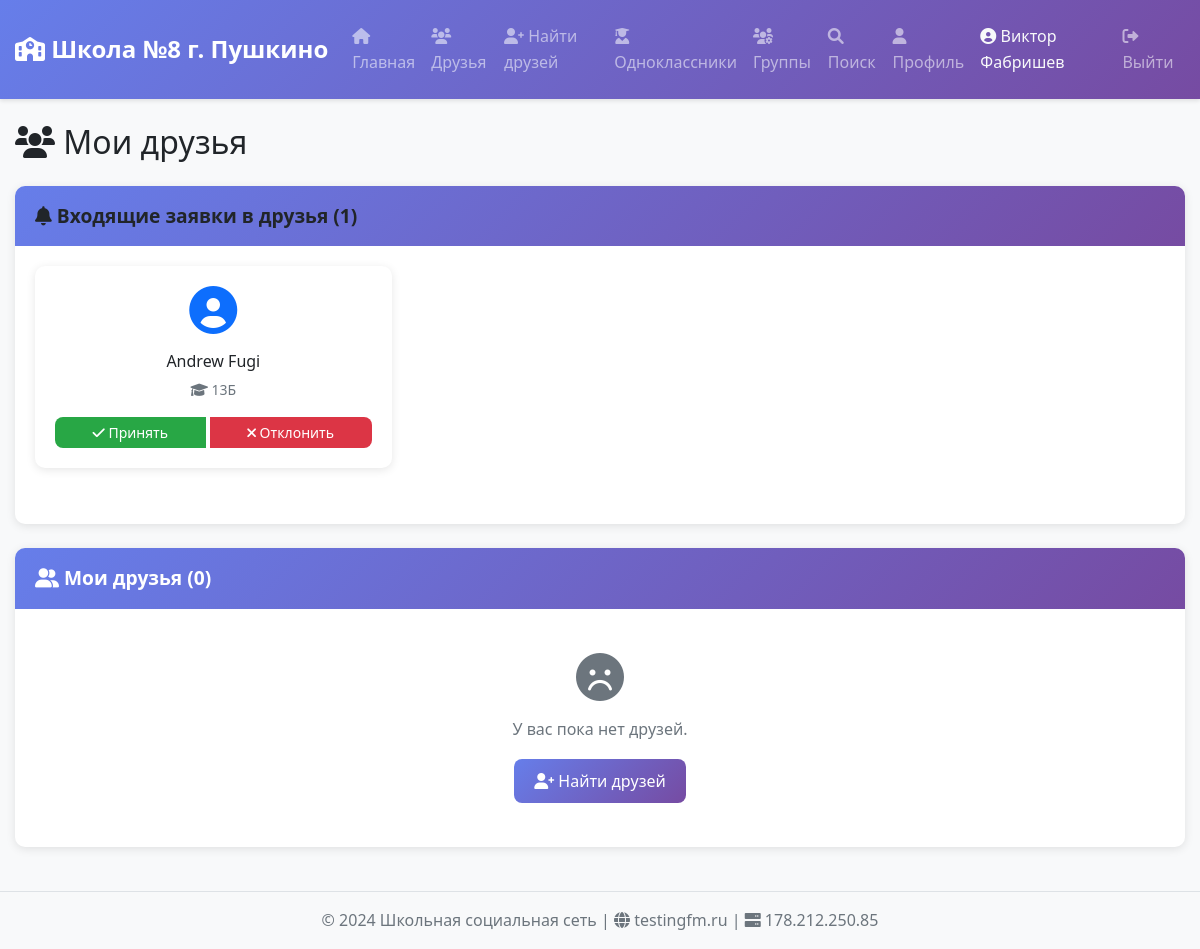
The page /friends (signed in) on the database its author committed.
### models.py (models this page shows, shortened)
class User(UserMixin, db.Model):
    __tablename__ = 'users'
    id = db.Column(db.Integer, primary_key=True)
    email = db.Column(db.String(120), unique=True, nullable=False)
    password = db.Column(db.String(200), nullable=False)
    first_name = db.Column(db.String(50), nullable=False)
    last_name = db.Column(db.String(50), nullable=False)
    class_name = db.Column(db.String(20), nullable=False)
    created_at = db.Column(db.DateTime, default=datetime.utcnow)
    sent_friendships = db.relationship('Friendship',
                                        foreign_keys='Friendship.user1_id',
                                        backref='user1', lazy=True)
    received_friendships = db.relationship('Friendship',
                                          foreign_keys='Friendship.user2_id',
                                          backref='user2', lazy=True)
    @property
    def is_authenticated(self):
        return True

### app.py (the view, shortened to what this page needs)
@app.route('/friends')
@login_required
def friends():
    friendships = Friendship.query.filter(
        ((Friendship.user1_id == current_user.id) | (Friendship.user2_id == current_user.id)) &
        (Friendship.status == 'accepted')
    ).all()
    friends = []
    incoming_requests = Friendship.query.filter(
        (Friendship.user2_id == current_user.id) &
        (Friendship.status == 'pending')
    ).all()
    incoming_users = []
    for request in incoming_requests:
        user = User.query.get(request.user1_id)
        if user:
            incoming_users.append({'user': user, 'friendship_id': request.id})
    outgoing_requests = Friendship.query.filter(
        (Friendship.user1_id == current_user.id) &
        (Friendship.status == 'pending')
    ).all()
    outgoing_users = []
    for request in outgoing_requests:
        user = User.query.get(request.user2_id)
        if user:
            outgoing_users.append(user)
    return render_template('friends.html',
                         friends=friends,
                         incoming_requests=incoming_users,
                         outgoing_requests=outgoing_users)

### app.py (called while the page is built)
@login_manager.user_loader
def load_user(user_id):
    return User.query.get(int(user_id))

### templates/friends.html (shortened to what this page needs)
{% extends "base.html" %}
{% block content %}
<div class="row">
    <div class="col-md-12">
        <h2 class="mb-4"><i class="fas fa-users"></i> Мои друзья</h2>
        {% if incoming_requests %}
        <div class="card mb-4">
            <div class="card-header bg-warning text-dark">
                <i class="fas fa-bell"></i> Входящие заявки в друзья ({{ incoming_requests|length }})
            </div>
            <div class="card-body">
                <div class="row">
                    {% for request in incoming_requests %}
                    <div class="col-md-4 mb-3">
                        <div class="card">
                            <div class="card-body">
                                <div class="text-center mb-3">
                                    <i class="fas fa-user-circle fa-3x text-primary"></i>
                                </div>
                                <h6 class="card-title text-center">
                                    {{ request.user.first_name }} {{ request.user.last_name }}
                                </h6>
                                <p class="card-text text-center text-muted small">
                                    <i class="fas fa-graduation-cap"></i> {{ request.user.class_name }}
                                </p>
                                <div class="btn-group w-100">
                                    <a href="{{ url_for('accept_friend', friendship_id=request.friendship_id) }}"
                                       class="btn btn-success btn-sm">
                                        <i class="fas fa-check"></i> Принять
                                    </a>
                                    <a href="{{ url_for('reject_friend', friendship_id=request.friendship_id) }}"
                                       class="btn btn-danger btn-sm">
                                        <i class="fas fa-times"></i> Отклонить
                                    </a>
                                </div>
                            </div>
                        </div>
                    </div>
                    {% endfor %}
                </div>
            </div>
        </div>
        {% endif %}
        <div class="card">
            <div class="card-header bg-success text-white">
                <i class="fas fa-user-friends"></i> Мои друзья ({{ friends|length }})
            </div>
            <div class="card-body">
                {% if friends %}
                    <div class="row">
                        {% for friend in friends %}
                        <div class="col-md-3 mb-3">
                            <div class="card h-100">
                                <div class="card-body text-center">
                                    <i class="fas fa-user-circle fa-4x text-primary mb-3"></i>
                                    <h6 class="card-title">{{ friend.first_name }} {{ friend.last_name }}</h6>
                                    <p class="card-text text-muted small">
                                        <i class="fas fa-graduation-cap"></i> {{ friend.class_name }}
                                    </p>
                                    <div class="btn-group w-100">
                                        <a href="{{ url_for('chat', friend_id=friend.id) }}"
                                           class="btn btn-primary btn-sm">
                                            <i class="fas fa-comment"></i> Чат
                                        </a>
                                        <a href="{{ url_for('remove_friend', user_id=friend.id) }}"
                                           class="btn btn-outline-danger btn-sm"
                                           onclick="return confirm('Удалить из друзей?')">
                                            <i class="fas fa-user-minus"></i>
                                        </a>
                                    </div>
                                </div>
                            </div>
                        </div>
                        {% endfor %}
                    </div>
                {% else %}
                    <p class="text-muted text-center mb-0 py-4">
                        <i class="fas fa-frown fa-3x mb-3"></i><br>
                        У вас пока нет друзей.<br>
                        <a href="{{ url_for('find_friends') }}" class="btn btn-primary mt-3">
                            <i class="fas fa-user-plus"></i> Найти друзей
                        </a>
                    </p>
                {% endif %}
            </div>
        </div>
    </div>
</div>
{% endblock %}

### templates/base.html (shortened to what this page needs)
<!DOCTYPE html>
<html lang="ru">
<head>
    <link href="https://cdn.jsdelivr.net/npm/bootstrap@5.1.3/dist/css/bootstrap.min.css" rel="stylesheet">
    <link rel="stylesheet" href="https://cdnjs.cloudflare.com/ajax/libs/font-awesome/6.0.0/css/all.min.css">
    <link href="{{ url_for('static', filename='style.css') }}" rel="stylesheet">
</head>
<body>
    <nav class="navbar navbar-expand-lg navbar-dark bg-primary">
        <div class="container">
            <a class="navbar-brand" href="{{ url_for('index') }}">
                <i class="fas fa-school"></i> Школа №8 г. Пушкино
            </a>
            <div class="collapse navbar-collapse" id="navbarNav">
                <div class="navbar-nav me-auto">
                    {% if current_user.is_authenticated %}
                        <a class="nav-link" href="{{ url_for('index') }}">
                            <i class="fas fa-home"></i> Главная
                        </a>
                        <a class="nav-link" href="{{ url_for('friends') }}">
                            <i class="fas fa-users"></i> Друзья
                        </a>
                        <a class="nav-link" href="{{ url_for('find_friends') }}">
                            <i class="fas fa-user-plus"></i> Найти друзей
                        </a>
                        <a class="nav-link" href="{{ url_for('classmates') }}">
                            <i class="fas fa-user-graduate"></i> Одноклассники
                        </a>
                        <a class="nav-link" href="{{ url_for('groups') }}">
                            <i class="fas fa-users-cog"></i> Группы
                        </a>
                        <a class="nav-link" href="{{ url_for('search') }}">
                            <i class="fas fa-search"></i> Поиск
                        </a>
                        <a class="nav-link" href="{{ url_for('profile') }}">
                            <i class="fas fa-user"></i> Профиль
                        </a>
                    {% endif %}
                </div>
                <div class="navbar-nav ms-auto">
                    {% if current_user.is_authenticated %}
                        <span class="nav-link text-light">
                            <i class="fas fa-user-circle"></i> {{ current_user.first_name }} {{ current_user.last_name }}
                        </span>
                        <a class="nav-link" href="{{ url_for('logout') }}">
                            <i class="fas fa-sign-out-alt"></i> Выйти
                        </a>
                    {% endif %}
                </div>
            </div>
        </div>
    </nav>
    <div class="container mt-4">
        {% block content %}{% endblock %}
    </div>
    <footer class="bg-light text-center text-muted py-3 mt-4">
        <div class="container">
            <p class="mb-0">
                &copy; 2024 Школьная социальная сеть |
                <i class="fas fa-globe"></i> testingfm.ru |
                <i class="fas fa-server"></i> 178.212.250.85
            </p>
        </div>
    </footer>
</body>
</html>

### static/style.css (style rules this page uses)
* { margin: 0; padding: 0; box-sizing: border-box; }
body { font-family: 'Segoe UI', Tahoma, Geneva, Verdana, sans-serif; background-color: #f8f9fa; color: #212529; line-height: 1.6; min-height: 100vh; display: flex; flex-direction: column; }
.container { max-width: 1200px; margin: 0 auto; padding: 0 15px; flex: 1; }
.navbar { background: linear-gradient(135deg, #667eea 0%, #764ba2 100%); padding: 1rem 0; box-shadow: 0 2px 4px rgba(0,0,0,0.1); }
.navbar-brand { color: white; font-size: 1.5rem; font-weight: bold; text-decoration: none; }
.navbar-nav { display: flex; list-style: none; margin: 0; padding: 0; }
.nav-link { color: rgba(255,255,255,0.9); text-decoration: none; padding: 0.5rem 1rem; transition: color 0.3s; }
.card { background: white; border-radius: 10px; box-shadow: 0 2px 10px rgba(0,0,0,0.1); margin-bottom: 20px; overflow: hidden; border: none; }
.card-header { background: linear-gradient(135deg, #667eea 0%, #764ba2 100%); color: white; padding: 15px 20px; font-size: 1.2rem; font-weight: 600; border-bottom: none; }
.card-body { padding: 20px; }
.btn { display: inline-block; padding: 10px 20px; font-size: 1rem; font-weight: 500; text-align: center; text-decoration: none; border: none; border-radius: 8px; cursor: pointer; transition: all 0.3s; }
.btn-primary { background: linear-gradient(135deg, #667eea 0%, #764ba2 100%); color: white; }
.btn-success { background: #28a745; color: white; }
.btn-danger { background: #dc3545; color: white; }
.btn-sm { padding: 5px 10px; font-size: 0.875rem; }
.btn-group { display: flex; gap: 5px; }
.row { display: flex; flex-wrap: wrap; margin: 0 -15px; }
.col-md-3, .col-md-4, .col-md-6, .col-md-8, .col-md-9, .col-md-12 { padding: 0 15px; box-sizing: border-box; }
.col-md-4 { width: 33.333%; }
.col-md-12 { width: 100%; }
.text-center { text-align: center; }
.text-muted { color: #6c757d; }
.mt-3 { margin-top: 1rem; }
.mt-4 { margin-top: 1.5rem; }
.mb-3 { margin-bottom: 1rem; }
.mb-4 { margin-bottom: 1.5rem; }
.w-100 { width: 100%; }
.ms-auto { margin-left: auto; }
footer { background: #f8f9fa; border-top: 1px solid #dee2e6; margin-top: auto; }

### rows shown on the page
User: first_name "Виктор", last_name "Фабришев"
User: user.first_name "Andrew", user.last_name "Fugi", user.class_name "13Б"

### other values the page prints
{{ incoming_requests|length }} "1"
{{ friends|length }} "0"
